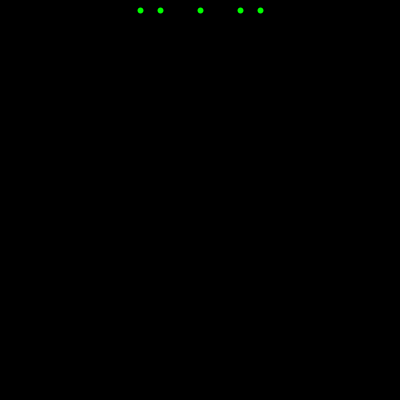
Frame 1 (no input)
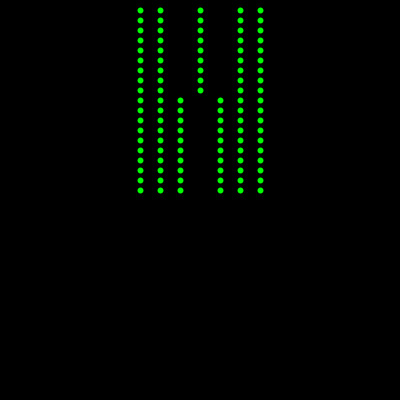
Frame 60 (the mouse pressed at the canvas centre just before this capture)
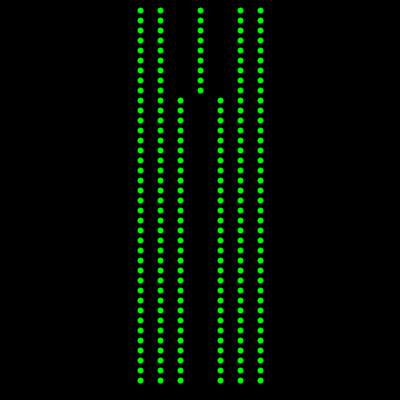
Frame 120 (the mouse held since frame 60 and released just before this capture)

The Processing sketch that drew these frames (run headless with seeded random() and noise(); from frame 60 on, the mouse is pressed at the canvas centre):

// Processing sketch: Challange_15
// ── Challange_15.pde
int yValue;

void setup() {
  size(400,400);
  background(0);
  yValue=0;
  strokeWeight(6);
  stroke(0,255,0);
  frameRate(10);
}
void draw() {
  yValue=yValue+10;
  if(yValue<100)
  {
    point(200,yValue);
  }
  else
  {
    point(180,yValue);
    point(220,yValue);
  }
  if(yValue>200);
  {
   point(160,yValue);
   point(140,yValue);
   point(240,yValue);
   point(260,yValue);
  }
  if(yValue>400)
  {
  background(0);
  yValue=0;
  }
}
